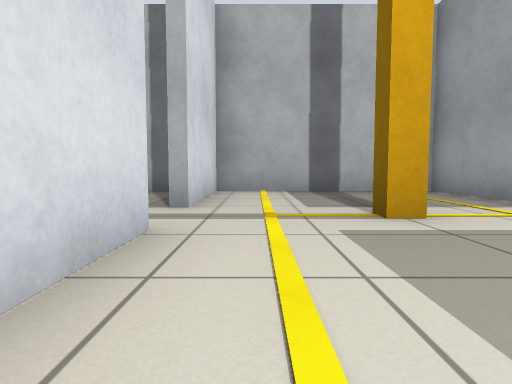
[1] (above)

24 first-person views from a walk through a robot-simulator world made for Gazebo. The camera is 0.5 m above the floor, tilts 4° down and sees 75° across. The floor is counted in squares, 1 m on a side. Each view is taken from the middle of a square. On the plan, view 1 faces up. The plan holds only what a view shows up to about 9 squares ahead; the rest is blank. The place goes on beyond the plan.

[2]
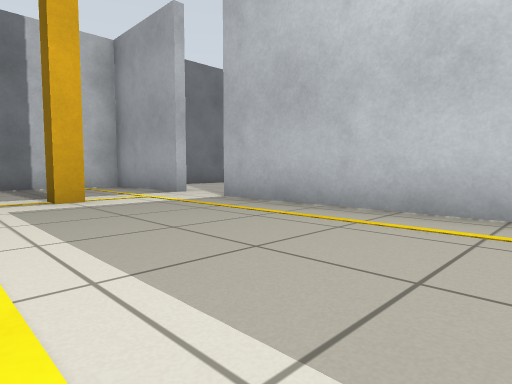

[3]
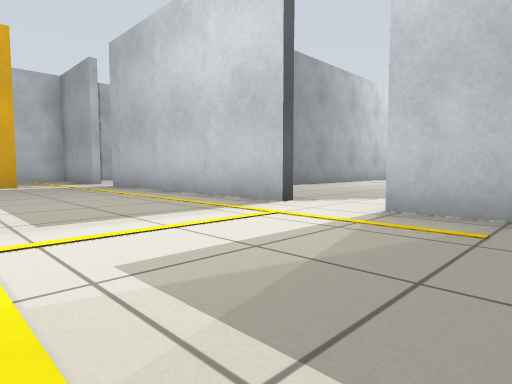

[4]
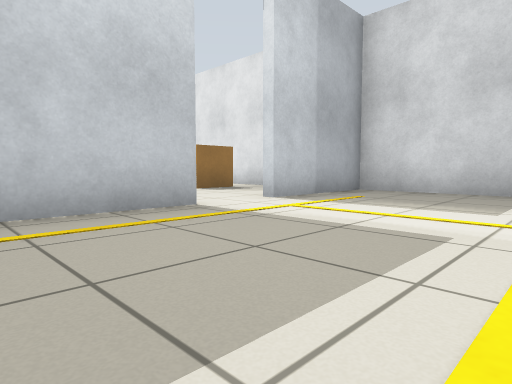

[5]
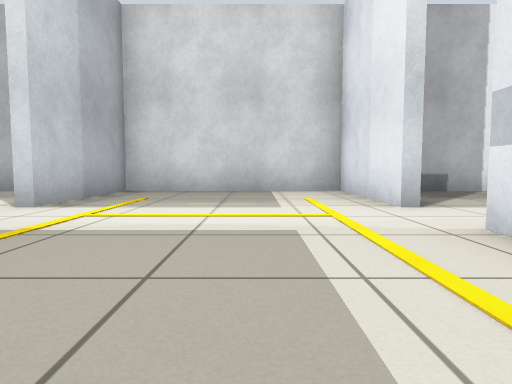

[6]
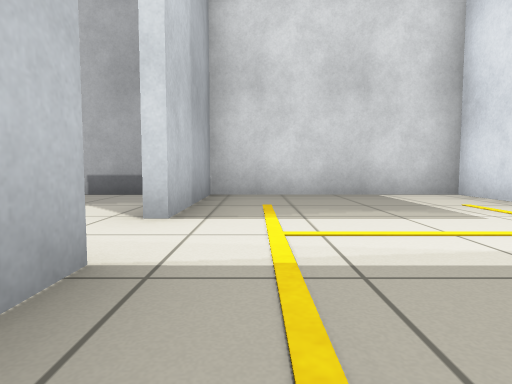

[7]
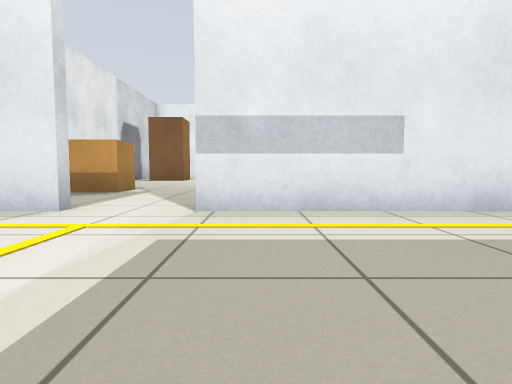

[8]
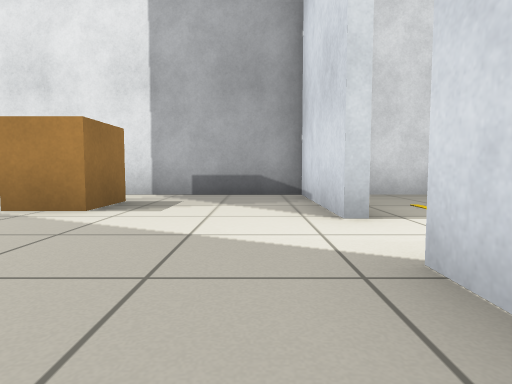

[9]
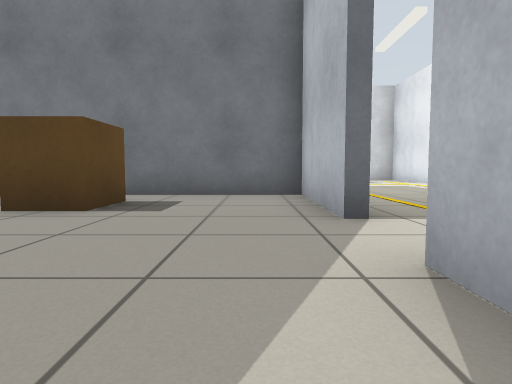

[10]
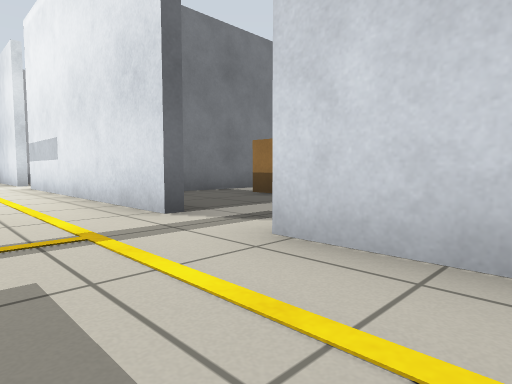

[11]
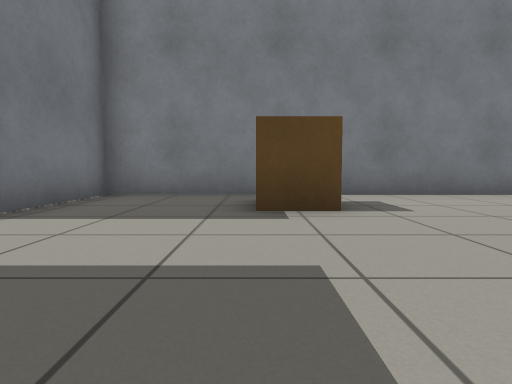

[12]
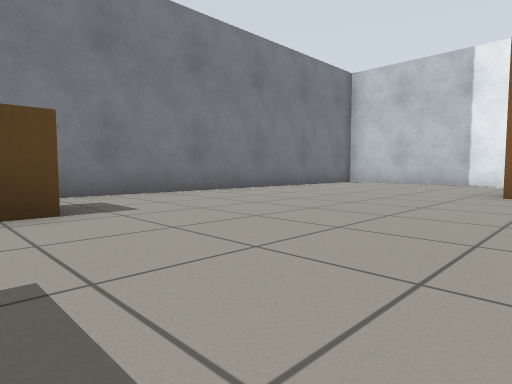

[13]
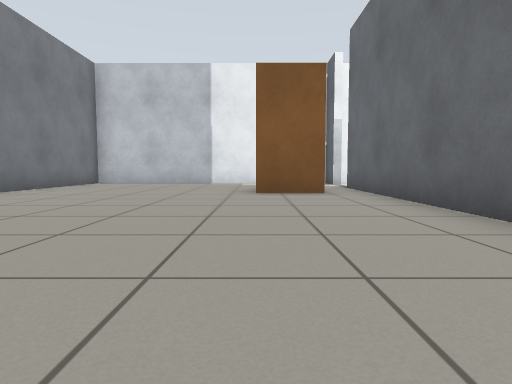

[14]
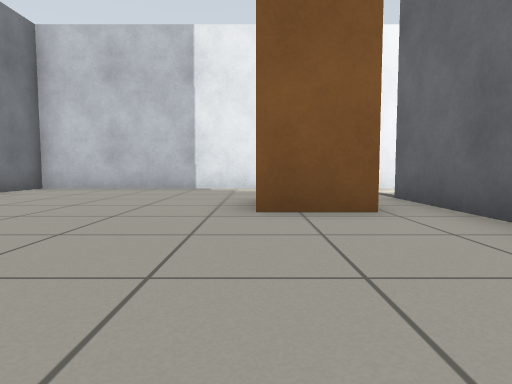

[15]
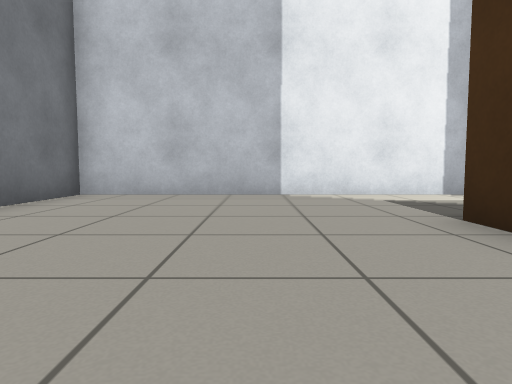

[16]
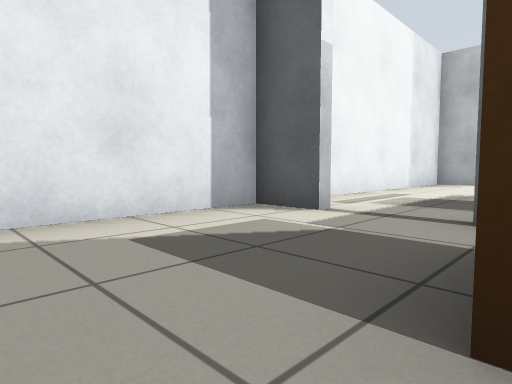

[17]
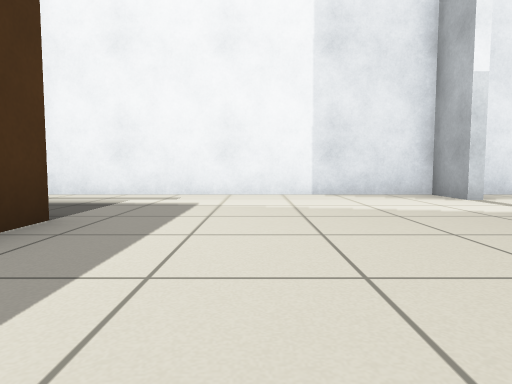

[18]
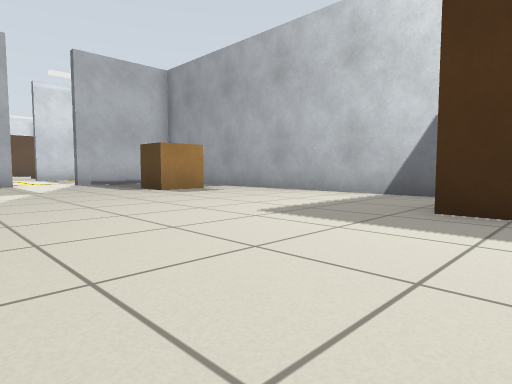

[19]
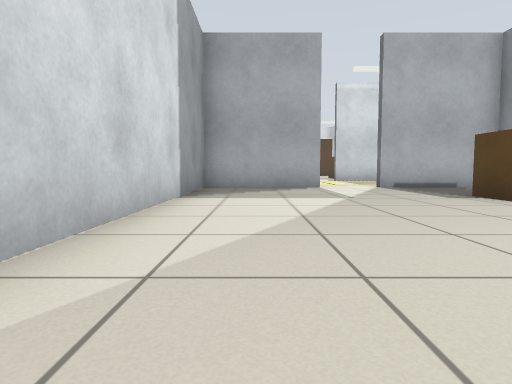

[20]
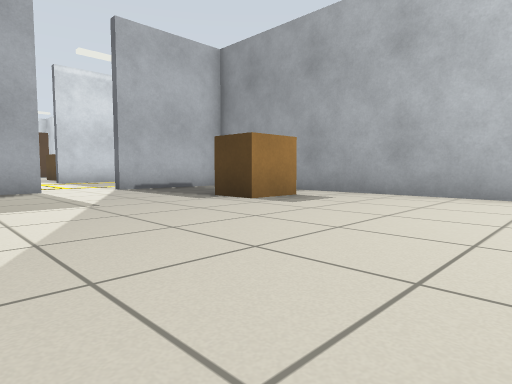

[21]
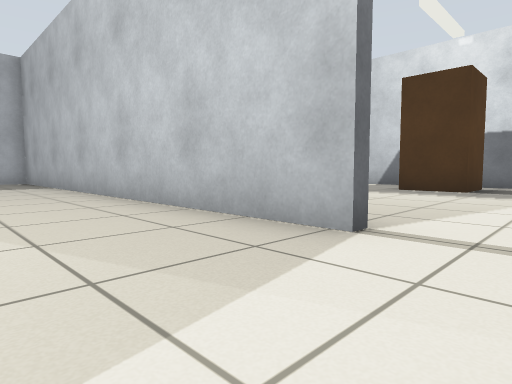

[22]
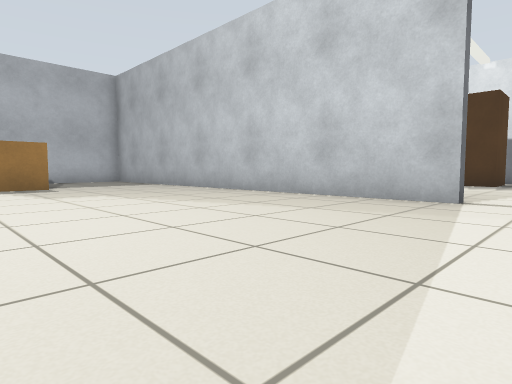

[23]
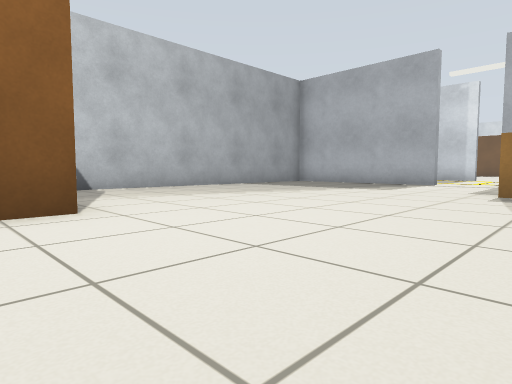

[24]
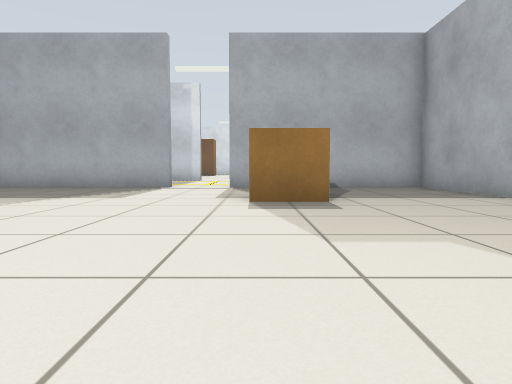

### Floor plan
Points are (right, up) in squares from view 1. A wall is a line through its corners. A room is listed if a view was taken in it or the views show most of it. See-through windows are left out.
Room 1 (views 1, 2, 3, 4, 5, 6, 7, 10)
walls: (3.9, -3.8) (3.9, 2.8); (-0.9, 2.8) (-0.9, -3.8); (-0.9, -5.2) (-0.9, -8.4) (3.9, -8.4) (3.9, -5.2); (3.9, 4.2) (3.9, 7.4) (-0.9, 7.4); (-0.9, 7.6) (-0.9, 4.2)
ways out: opening at (4, -4.5) to room 2; opening at (4, 3.5) to room 3; opening at (-1, 3.5) to room 4; opening at (-1, -4.5)
objects: pillar (2, 3)
Room 2 (view 8)
walls: (4.1, -5.2) (4.1, -8.4) (7.5, -8.4); (4.1, -3) (4.1, -3.8)
ways out: opening at (4, -4.5) to room 1
objects: pallet (7, -7) to (7, -6)
Room 3 (view 9)
walls: (4.1, 2.8) (4.1, -0.4) (7.5, -0.4); (4.1, 5) (4.1, 4.2)
ways out: opening at (4, 3.5) to room 1
objects: pallet (7, 1) to (7, 2)
Room 4 (views 11, 12, 13, 14, 15, 16, 17, 18, 19, 20, 21, 22, 23, 24)
walls: (-12.8, 15.6) (-1.1, 15.6) (-1.1, 20.8); (-15.4, 14.2) (-15.4, 8); (-10.1, 7.6) (-0.9, 7.6); (-7, 7.4) (-12.8, 7.4); (-15.4, 17) (-15.4, 16.2); (-12.6, 7.6) (-12, 7.6); (-1.1, 12.2) (-1.1, 15.4) (-8.2, 15.4); (-1.9, 7.4) (-2.5, 7.4); (-15.4, 6.2) (-15.4, -0.4) (-1.1, -0.4) (-1.1, 2.4); (-1.1, 7.5) (-1.1, 10.8); (-1.1, 22.2) (-1.1, 26.9); (-7.4, 27.4) (-9.5, 27.4)
ways out: opening at (-1, 3.5) to room 1; opening at (-1, 11.5); opening at (-1, 21.5)
objects: grey box (-15, 7); grey box (-15, 15); crate (-12, 5) to (-11, 6); crate (-12, 9) to (-11, 10); crate (-12, 23) to (-11, 24); pallet (-5, 1) to (-4, 2); pallet (-5, 9) to (-4, 10); pallet (-5, 19) to (-4, 20)

Positions as (right, up) in squares from view 1, and headings:
1: (0, 0), facing up
2: (0, -2), facing up-right
3: (0, -7), facing up-right
4: (0, -1), facing down-right
5: (1, -1), facing down
6: (3, -2), facing down
7: (3, -3), facing left
8: (5, -2), facing down
9: (5, 6), facing down
10: (1, 6), facing down-left
11: (-4, 6), facing down
12: (-4, 6), facing down-left
13: (-4, 5), facing left
14: (-7, 5), facing left
15: (-9, 3), facing left
16: (-12, 4), facing up-left
17: (-9, 12), facing left
18: (-12, 14), facing down-right
19: (-10, 14), facing right
20: (-9, 14), facing down-right
21: (-14, 18), facing down-right
22: (-14, 21), facing down-right
23: (-12, 19), facing up-right
24: (-10, 20), facing right
